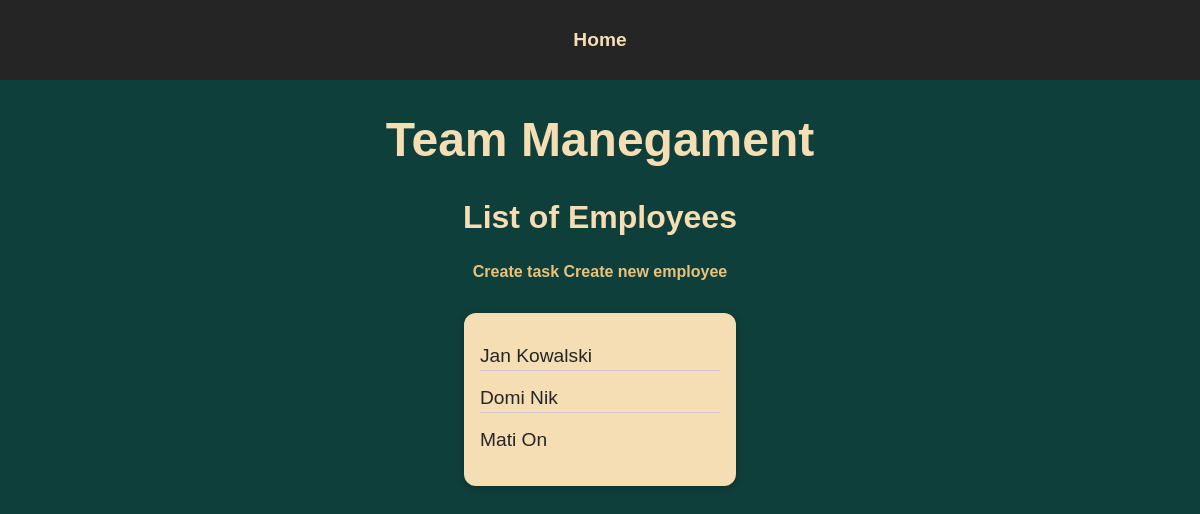
Before: / with the older database file.
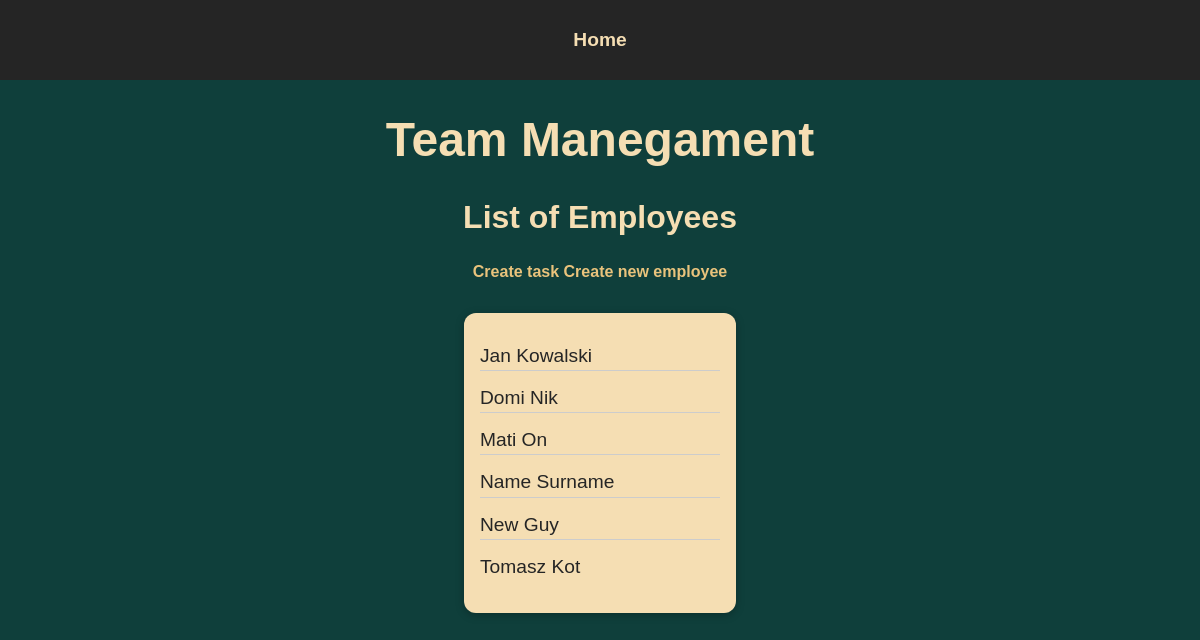
After: the same page with the newer database file.
### team/models.py (models this page shows, shortened)
class Employee(models.Model):
    user_first_name = models.CharField(max_length=30)
    user_last_name = models.CharField(max_length=30)
    user_description = models.TextField()
    position = models.CharField(max_length=50)
    employee_task = models.ManyToManyField(Task)

### team/views.py (the view)
# urls.py: path('', views.EmployeesView.as_view(), name='index'),
class EmployeesView(ListView):
    template_name = 'team/employees_list.html'
    model = Employee
    context_object_name = 'employees'

### team/templates/team/employees_list.html (shortened to what this page needs)
{% extends 'team/base.html' %}
{% load static %}
{% block css_files %}
  <link rel="stylesheet" href="{% static "team/list_style.css" %}">
  <link rel="stylesheet" href="{% static "team/description.css" %}">
{% endblock %}
{% block content %}
  <h1>Team Manegament</h1>
  <h2>List of Employees</h2>
  <h3><a href={% url 'add_task' %}>Create task</a>  <a href={% url 'add_new_employee' %}>Create new employee</a></h3>
  <ul>
    {% for employee in employees %}
      <li>
        <a href={% url 'employee_id' pk=employee.id%}>{{ employee.user_first_name }} {{ employee.user_last_name }}</a>
      </li>
    {% endfor %}
  </ul>
{% endblock %}

Changed rows visible on the page:
added Employee: user_first_name "Name", user_last_name "Surname"
added Employee: user_first_name "New", user_last_name "Guy"
added Employee: user_first_name "Tomasz", user_last_name "Kot"
